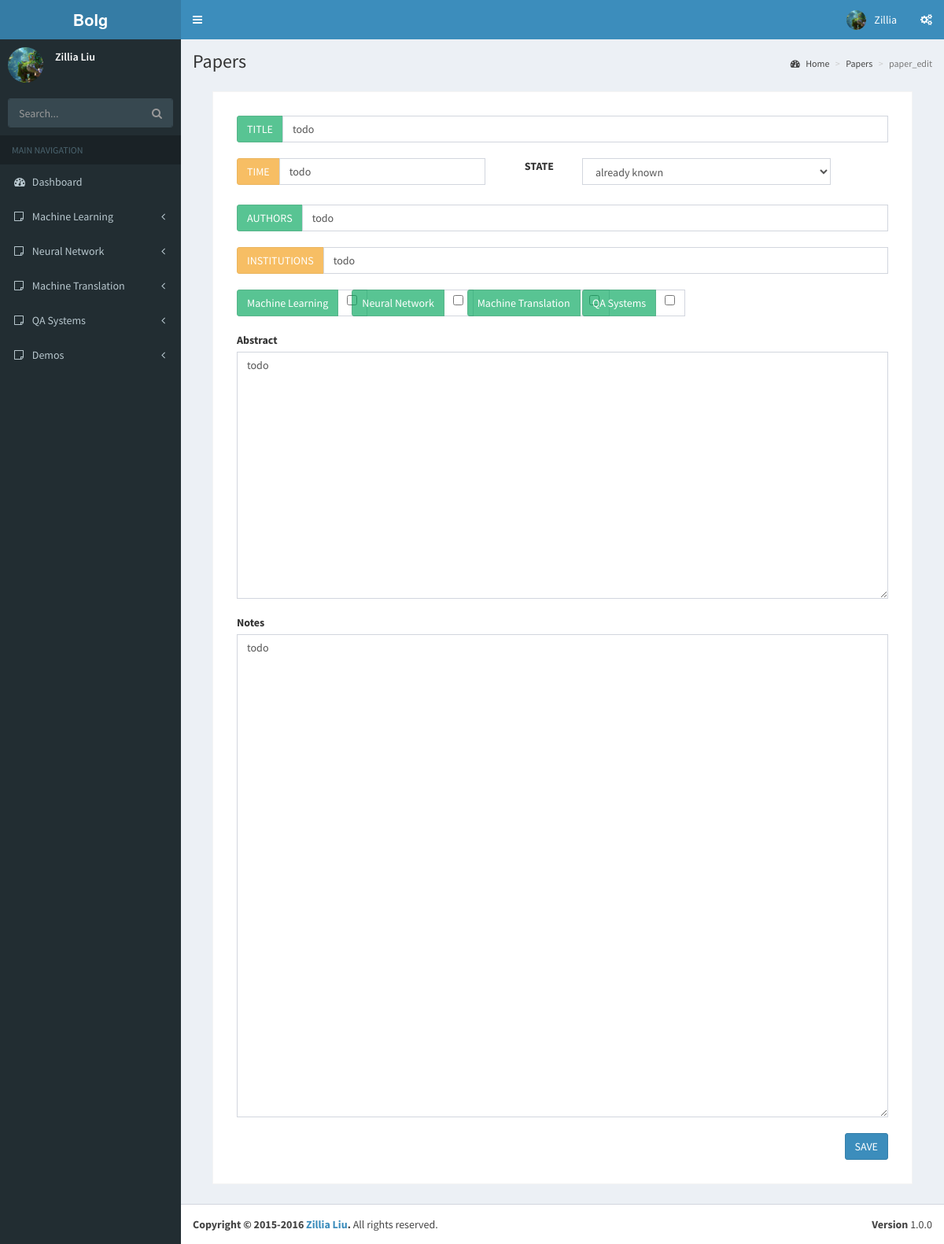
/paper_edit/new, run on the app's committed database.
### backend/models.py (models this page shows)
class MySideBar(models.Model):
    id = models.AutoField(primary_key=True)
    entry_name = models.CharField(max_length=200)

### front_web/views.py (the view, shortened to what this page needs)
# urls.py: url(r'^paper_edit/(.+)$', views.paper_edit, name=''),
def paper_edit(request, paper_id):
    context = load_context()
    if paper_id == 'new':
        raw_state = [['selected', "already known"], ['', "to be reread"], ['', "to be implemented"]]
        raw_tag = [[tag, ''] for tag in context["sidebar"]]
        context['paper_info'] = ['new', 'todo', 'todo', raw_state, raw_tag, 'todo', 'todo', 'todo', 'todo']
        return render(request, 'paper_edit.html', context)

### front_web/views.py (called while the page is built)
def load_context():
    context = {}
    sidebar = [x.entry_name for x in MySideBar.objects.all()]
    context['sidebar'] = sidebar
    return context

### front_web/template/paper_edit.html (shortened to what this page needs)
{% extends "base.html" %}
{% load djangomarkdown %}
{% block sidebar_menu %}
    {% for bar in sidebar %}
        <li class="treeview">
            <a href="#">
                <i class="fa fa-sticky-note-o"></i> <span>{{ bar }}</span>
                <span class="pull-right-container">
                    <i class="fa fa-angle-left pull-right"></i>
                </span>
            </a>
        </li>
    {% endfor %}
{% endblock %}
{% block page_location %}Papers{% endblock %}
{% block page_location_list %}
    <li><a href="/zillia"><i class="fa fa-dashboard"></i> Home</a></li>
    <li><a href="/paper_lists">Papers</a></li>
    <li class="active">paper_edit</li>
{% endblock %}
{% block main_content %}
    <section class="invoice">
        <div class="row">
            <div class="col-xs-12">
                <form id="paper_edit_form" action="/submit_paper_edit/{{ paper_info.0 }}" method="post">
                    <div class="row">
                        <div class="col-xs-12">
                            <div class="input-group margin">
                                <div class="input-group-btn">
                                    <button type="button" class="btn btn-success" disabled>TITLE</button>
                                </div>
                                <input type="text" name="title" class="form-control" value="{{ paper_info.1 }}">
                            </div>
                        </div>
                        <div class="col-xs-5">
                            <div class="input-group margin">
                                <div class="input-group-btn">
                                    <button type="button" class="btn btn-warning" disabled>TIME</button>
                                </div>
                                <input type="text" name="time" class="form-control" value="{{ paper_info.2 }}">
                            </div>
                        </div>
                        <div class="col-xs-1">
                            <div class="margin">
                                <label>STATE</label>
                            </div>
                        </div>
                        <div class="col-xs-5">
                            <div class="margin">
                                <div class="form-group">
                                    <select class="form-control" name="state">
                                        {% for paper_state_option in paper_info.3 %}
                                            <option {{ paper_state_option.0 }}>{{ paper_state_option.1 }}</option>
                                        {% endfor %}
                                    </select>
                                </div>
                            </div>
                        </div>
                    </div>
                    <div class="row">
                        <div class="col-xs-12">
                            <div class="input-group margin">
                                <div class="input-group-btn">
                                    <button type="button" class="btn btn-success" disabled>AUTHORS</button>
                                </div>
                                <input type="text" name="authors" class="form-control" value="{{ paper_info.5 }}">
                            </div>
                        </div>
                        <div class="col-xs-12">
                            <div class="input-group margin">
                                <div class="input-group-btn">
                                    <button type="button" class="btn btn-warning" disabled>INSTITUTIONS</button>
                                </div>
                                <input type="text" name="institutions" class="form-control" value="{{ paper_info.6 }}">
                            </div>
                        </div>
                    </div>
                    <div class="row">
                        {% for tag_option in paper_info.4 %}
                            <div class="col-xs-2">
                                <div class="input-group margin">
                                    <div class="input-group-btn">
                                        <button type="button" class="btn btn-success" disabled>{{ tag_option.0 }}</button>
                                    </div>
                                    <span class="input-group-addon">
                                        <label>
                                            <input type="checkbox" value="{{ tag_option.0 }}" class="flat-red tag_option" {{ tag_option.1 }}>
                                        </label>
                                    </span>
                                </div>
                            </div>
                        {% endfor %}
                    </div>
                    <div class="row">
                        <div class="col-xs-12">
                            <div class="form-group margin">
                                <label>Abstract</label>
                                <textarea name="abstract" class="form-control" rows="15">{{ paper_info.7 }}</textarea>
                            </div>
                        </div>
                        <div class="col-xs-12">
                            <div class="form-group margin">
                                <label>Notes</label>
                                <textarea name="notes" class="form-control" rows="30">{{ paper_info.8 }}</textarea>
                            </div>
                        </div>
                    </div>
                    <div class="row">
                        <div class="col-xs-12">
                            <div class="margin pull-right">
                                <button type="submit" class="btn btn-primary" onclick="get_checklist();">SAVE</button>
                            </div>
                        </div>
                    </div>
                </form>
            </div>
        </div>
    </section>
{% endblock %}

### data on the page
MySideBar: sidebar "Machine Learning", entry_name "Machine Learning"
MySideBar: sidebar "Neural Network", entry_name "Neural Network"
MySideBar: sidebar "Machine Translation", entry_name "Machine Translation"
MySideBar: sidebar "QA Systems", entry_name "QA Systems"

### other printed values
form field state "already known"
